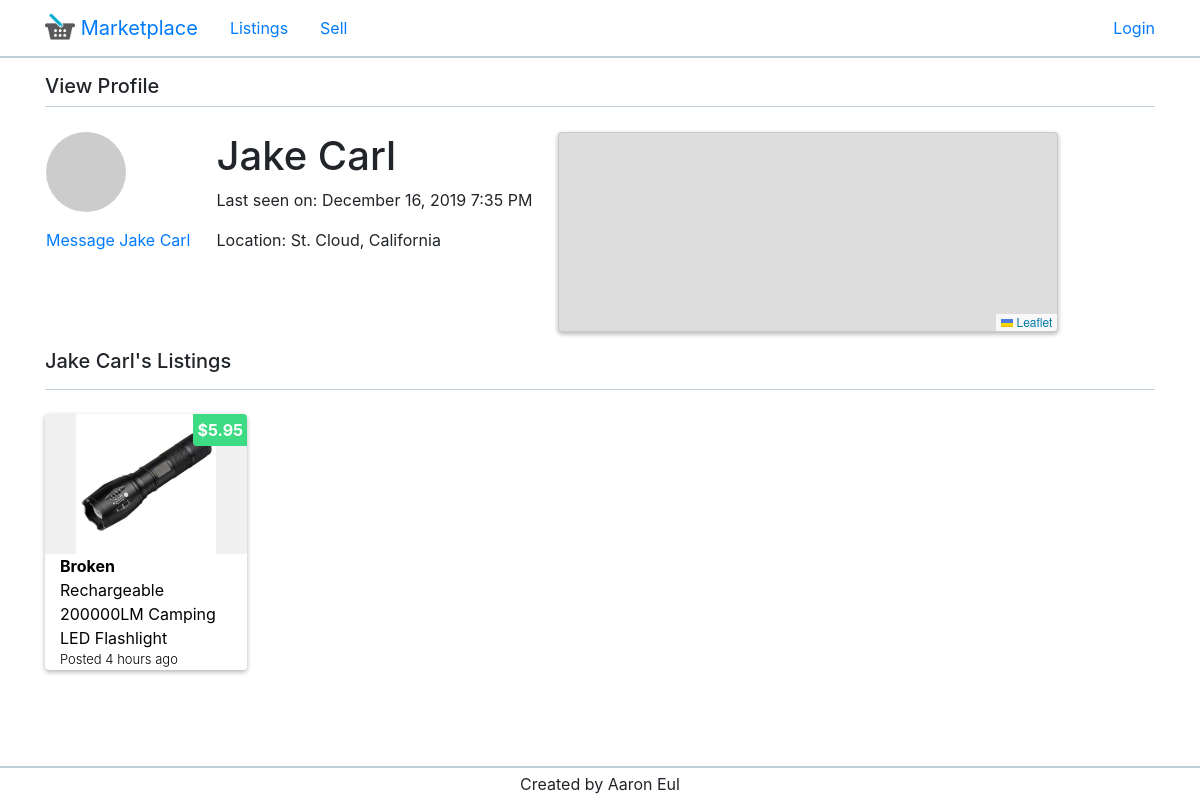
/user/4, run on an earlier commit of the app's database.
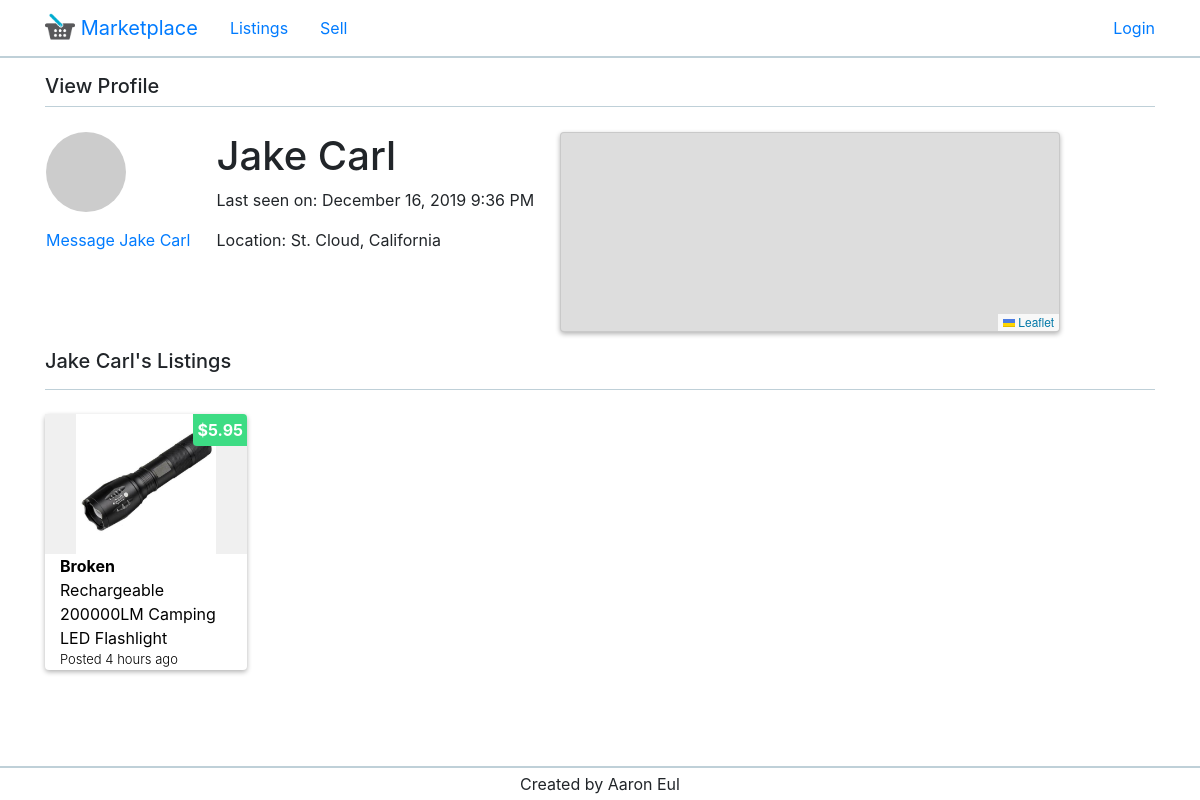
And on a later commit of the database.
### app/models.py (models this page shows, shortened)
class User(UserMixin, db.Model):
    id = db.Column(db.Integer, primary_key=True)
    name = db.Column(db.String(30))
    email = db.Column(db.String(120), index=True, unique=True)
    password_hash = db.Column(db.String(128))
    state = db.Column(db.String(20))
    city = db.Column(db.String(50))
    listings = db.relationship('Listing', backref='author', lazy='dynamic')
    last_seen = db.Column(db.DateTime, default=datetime.utcnow)
    def avatar(self, size):
        digest = md5(self.email.lower().encode('utf-8')).hexdigest()
        return 'https://www.gravatar.com/avatar/{}?d=identicon&s={}'.format(digest, size)

class Listing(db.Model):
    id = db.Column(db.Integer, primary_key=True)
    title = db.Column(db.String(100))
    price = db.Column(db.String(20))  # number db.Float
    condition = db.Column(db.String(10))
    body = db.Column(db.String(300))
    timestamp = db.Column(db.DateTime, index=True, default=datetime.utcnow)
    user_id = db.Column(db.Integer, db.ForeignKey('user.id'))

class Image(db.Model):
    id = db.Column(db.Integer, primary_key=True)
    name = db.Column(db.String(100))
    extension = db.Column(db.String(100))
    instance = db.Column(db.Integer)
    src = db.Column(db.String(100))
    listing_id = db.Column(db.Integer, db.ForeignKey('listing.id'))

### app/routes.py (the view)
@app.route('/user/<id>')
def user(id):
    _user = User.query.filter_by(id=id).first_or_404()
    listings = Listing.query.filter_by(user_id=_user.id).order_by(Listing.timestamp.desc()).all()
    images = {}
    for _listing in listings:
        images[_listing.id] = Image.query.filter_by(listing_id=_listing.id).first()
    return render_template('user.html', user=_user, listings=listings, images=images, title='View Profile', user_info=False)

### app/routes.py (called while the page is built)
@app.before_request
def before_request():
    if current_user.is_authenticated:
        current_user.last_seen = datetime.utcnow()
        db.session.commit()

### app/templates/user.html (shortened to what this page needs)
{% extends "base.html" %}
{% block app_content %}
    <link rel="stylesheet" href="https://unpkg.com/leaflet@1.6.0/dist/leaflet.css"
/>
    <table id="user-table">
        <tr valign="top">
            <td class="mr-4">
                <img class="profile-image" src="{{ user.avatar(128) }}">
                {% if user == current_user %}
                    <p class="mt-3 mb-0"><a href="{{ url_for('edit_profile') }}">Edit your profile</a></p>
                {% else %}
                    <p class="mt-3 mb-0"><a href="{{ url_for('message', id=user.id) }}">Message {{ user.name }}</a></p>
                {% endif %}
            </td>
            <td class="mr-4">
                <h1>{{ user.name }}</h1>
                {% if user.last_seen %}
                    <p>Last seen on: {{ moment(user.last_seen).format('LLL') }}</p>
                {% endif %}
                <p>Location: {{ user.city }}, {{ user.state }}</p>
            </td>
            <td>
                <div id="map"></div>
            </td>
        </tr>
    </table>
    {% if listings %}
    <div class="title-container mt-3 mb-4">
        <h5 class="mt-3 mb-3">{{ user.name }}'s Listings</h5>
    </div>
    {% endif %}
    {% include "_listings.html" %}
{% endblock %}

### app/templates/base.html (shortened to what this page needs)
{% extends "bootstrap_base.html" %}
{% block navbar %}
    <nav class="navbar">
        <div class="container">
            <ul class="nav navbar-left">
                <li class="nav-item">
                    <a class="navbar-brand" href="{{ url_for('index') }}">
                        <img src="../static/assets/logo2.png" width="30" height="30" class="d-inline-block align-top" alt="">
                        Marketplace
                    </a>
                </li>
                <li class="nav-item">
                    <a class="nav-link" href="{{ url_for('index') }}">Listings</a>
                </li>
                <li class="nav-item">
                    <a class="nav-link" href="{{ url_for('new_listing') }}">Sell</a>
                </li>
            </ul>
            <ul class="nav navbar-right">
                {% if current_user.is_anonymous %}
                <li class="nav-item"><a href="{{ url_for('login') }}">Login</a></li>
                {% else %}
                <li class="nav-item"><a class="nav-link"  href="{{ url_for('user', id=current_user.id) }}">Profile</a></li>
                <li class="nav-item"><a class="nav-link"  href="{{ url_for('logout') }}">Logout</a></li>
                {% endif %}
            </ul>
        </div>
    </nav>
    <div class="container mt-3 mb-4">
        <div class="title-container">
            <h5>{{ title }}</h5>
        </div>
    </div>
{% endblock %}
{% block styles %}
    <link rel="stylesheet" href="../static/style/style.css">
{% endblock %}
{% block content %}
    <div class="container pb-5">
        {% block app_content %}{% endblock %}
    </div>
{% endblock %}
{% block footer %}
    <footer>
        <div class="container footer">
            <p class="mt-1 mb-1">Created by Aaron Eul</p>
        </div>
    </footer>
{% endblock %}

### app/templates/bootstrap_base.html (shortened to what this page needs)
<!doctype html>
<html lang="en">
  <head>
    <link rel="stylesheet" href="https://maxcdn.bootstrapcdn.com/bootstrap/4.0.0/css/bootstrap.min.css">
    {% block styles %}
    {% endblock %}
  </head>
  <body>
    {% block navbar %}
    {% endblock %}
    {% block content %}
    {% endblock %}
    {% block footer %}
    {% endblock %}
  </body>
</html>

### app/templates/_listings.html
<div id="listings" class="d-flex flex-row flex-wrap mt-3" onload="init()">
    {% for listing in listings %}
        {% include "_listing.html" %}
    {% endfor %}
</div>

### app/templates/_listing.html (shortened to what this page needs)
<div class="listing mb-4 ml-4">
    <a class="listing-a" href="{{ url_for('listing', id=listing.id) }}">
        <div class="price p-1">${{ listing.price }}</div>
        <div class="container-fluid image-container">
            <div>
                <img height="140" width="auto" src="../static/listing_images/{{ images[listing.id].src }}"/>
            </div>
        </div>
    </a>
    <div class="container-fluid">
        <a class="listing-a" href="{{ url_for('listing', id=listing.id) }}">
            <p class="condition m-0">{{ listing.condition }}</p>
            <p class="m-0">{{ listing.title }}</p>
            <p class="m-0 time-created">Posted {{ moment(listing.timestamp).fromNow() }}</p>
        </a>
    </div>
</div>

### app/static/style/style.css (style rules this page uses)
.profile-image { border-radius: 50%; }
#listings { margin-left: -1.5rem; align-items: flex-start; }
#user-table td { display: inline-block; }
#map { width: 500px; height: 200px; overflow: hidden; box-shadow: 0 2px 5px rgba(0,0,0,0.3); border-radius: 4px; border: solid 1px #80808038; }
.listing { width: 202px; background: #fff; box-shadow: 0 2px 5px rgba(0,0,0,0.3); border-radius: 4px; position: relative; }
.listing a { color: black; text-decoration: none; }
.condition { font-weight: 700; }
.time-created { font-size: small; font-weight: 300; }
.image-container { background: #f0f0f0; height: 140px; text-align: center; }
.image-container > div { width: 100%; height: 100%; overflow: hidden; }
.price { position: absolute; right: 0; background: #3ddc84; border-bottom-left-radius: 4px; border-top-right-radius: 4px; color: white; font-weight: bold; text-align: center; }
.footer > p { text-align: center; }
.title-container { border-bottom: #bfd0d8 solid 1px; }
nav { border-bottom: #bfd0d8 solid 2px; }
footer { border-top: #bfd0d8 solid 2px; position: fixed; bottom: 0; width: 100%; background: white; }

What changed in the data, as far as the page shows it:
changed User "Jake Carl": last_seen "December 16, 2019 7:35 PM" → "December 16, 2019 9:36 PM"
